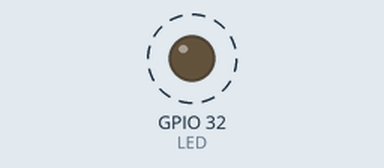
Recording of a sketch running on a simulated ESP32. Parts: output pins drawn as LEDs (lit = HIGH). Dashed ring = blinking.

Above: at 0.05 s.
Timing chart, 0 to 3.0 s (numbered marks = the images above):
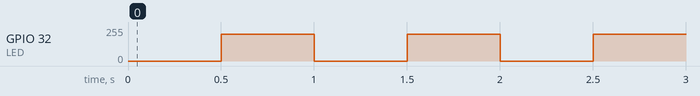

The sketch:

LEDblinking.ino
```cpp
// Terminaler
const int LED = 32;

// Kanal
const int channelLED = 0;  // LED PWM kanal

void setup() {
  Serial.begin(9600);

  pinMode(LED, OUTPUT);

  ledcSetup(channelLED, 2000, 8);
  ledcAttachPin(LED, channelLED);
  ledcWrite(channelLED, 0);
}

void loop() {
  ledcWrite(channelLED, 0);
  delay(500);
  ledcWrite(channelLED, 200);
  delay(500);
}
```

Measured:
- by itself, GPIO 32 (LED): alternates 199/255 for 0.50 s and 0/255 for 0.50 s
